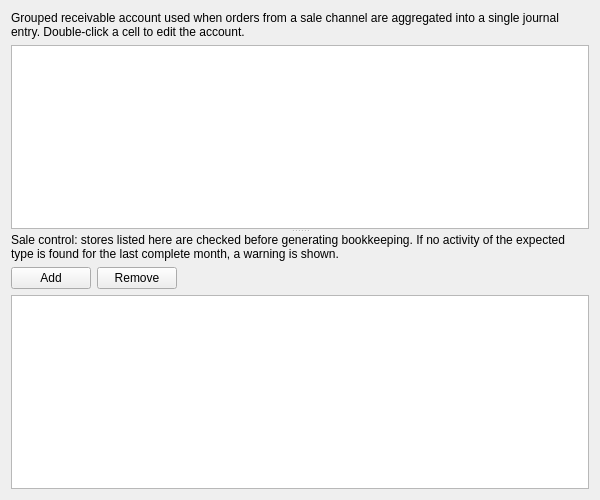
<?xml version="1.0" encoding="UTF-8"?>
<ui version="4.0">
 <class>PaneSettingsGroupedSaleAccounts</class>
 <widget class="QWidget" name="PaneSettingsGroupedSaleAccounts">
  <property name="geometry">
   <rect>
    <x>0</x>
    <y>0</y>
    <width>600</width>
    <height>500</height>
   </rect>
  </property>
  <property name="windowTitle">
   <string>Form</string>
  </property>
  <layout class="QVBoxLayout" name="verticalLayout">
   <item>
    <widget class="QSplitter" name="splitter">
     <property name="orientation">
      <enum>Qt::Vertical</enum>
     </property>
     <widget class="QWidget" name="widgetTop">
      <layout class="QVBoxLayout" name="verticalLayoutTop">
       <property name="margin">
        <number>0</number>
       </property>
       <item>
        <widget class="QLabel" name="labelDescription">
         <property name="text">
          <string>Grouped receivable account used when orders from a sale channel are aggregated into a single journal entry. Double-click a cell to edit the account.</string>
         </property>
         <property name="wordWrap">
          <bool>true</bool>
         </property>
        </widget>
       </item>
       <item>
        <widget class="QTableView" name="tableAccounts"/>
       </item>
      </layout>
     </widget>
     <widget class="QWidget" name="widgetBottom">
      <layout class="QVBoxLayout" name="verticalLayoutBottom">
       <property name="margin">
        <number>0</number>
       </property>
       <item>
        <widget class="QLabel" name="labelControlDescription">
         <property name="text">
          <string>Sale control: stores listed here are checked before generating bookkeeping. If no activity of the expected type is found for the last complete month, a warning is shown.</string>
         </property>
         <property name="wordWrap">
          <bool>true</bool>
         </property>
        </widget>
       </item>
       <item>
        <layout class="QHBoxLayout" name="horizontalLayoutButtons">
         <item>
          <widget class="QPushButton" name="buttonAddSaleControl">
           <property name="text">
            <string>Add</string>
           </property>
          </widget>
         </item>
         <item>
          <widget class="QPushButton" name="buttonRemoveSaleControl">
           <property name="text">
            <string>Remove</string>
           </property>
          </widget>
         </item>
         <item>
          <spacer name="horizontalSpacer">
           <property name="orientation">
            <enum>Qt::Horizontal</enum>
           </property>
           <property name="sizeHint" stdset="0">
            <size>
             <width>40</width>
             <height>20</height>
            </size>
           </property>
          </spacer>
         </item>
        </layout>
       </item>
       <item>
        <widget class="QTableView" name="tableSaleControl"/>
       </item>
      </layout>
     </widget>
    </widget>
   </item>
  </layout>
 </widget>
 <resources/>
 <connections/>
</ui>
